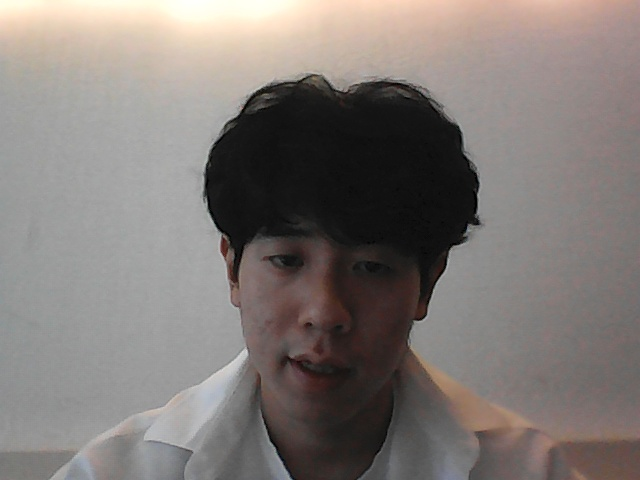
#> input picture bcbcfirstImage.jpg, 640 x 480 px
$ python -i facerecognition.py   (imports and definitions only)
#> lines starting #> are read from the running program, lines starting #| are printed output that depends on the picture
#> further down, picture is the input picture: shape (480, 640, 3); mean B, G, R 118.1, 121.7, 128.5
from __future__ import print_function
import cv2 as cv
import argparse

# 화면탐지 함수


def detectAndDisplay(frame):
    # 그레이 이미지를 띄움 (컬러보다 효율이 좋음)
    frame_gray = cv.cvtColor(frame, cv.COLOR_BGR2GRAY)
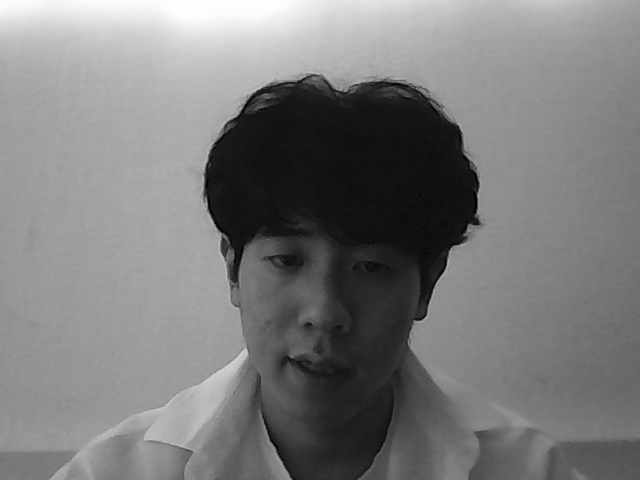
#> frame_gray: shape (480, 640); min 0, max 255, mean 123.3
    # 히스토그램 균일화
    frame_gray = cv.equalizeHist(frame_gray)
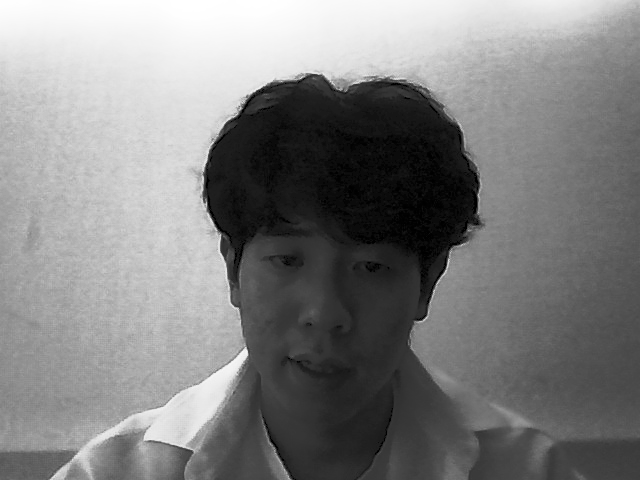
#> frame_gray: shape (480, 640); min 0, max 255, mean 128.5

    # detectMultiScale 함수는 얼굴을 검출하며 인자값으로 (그레이 스케일 이미지를) 받는다
    # 얼굴이 검출되면 해당 위치를  리턴합니다 x , y w h
#> (the run stopped early here; a loop or call above may not have finished)
